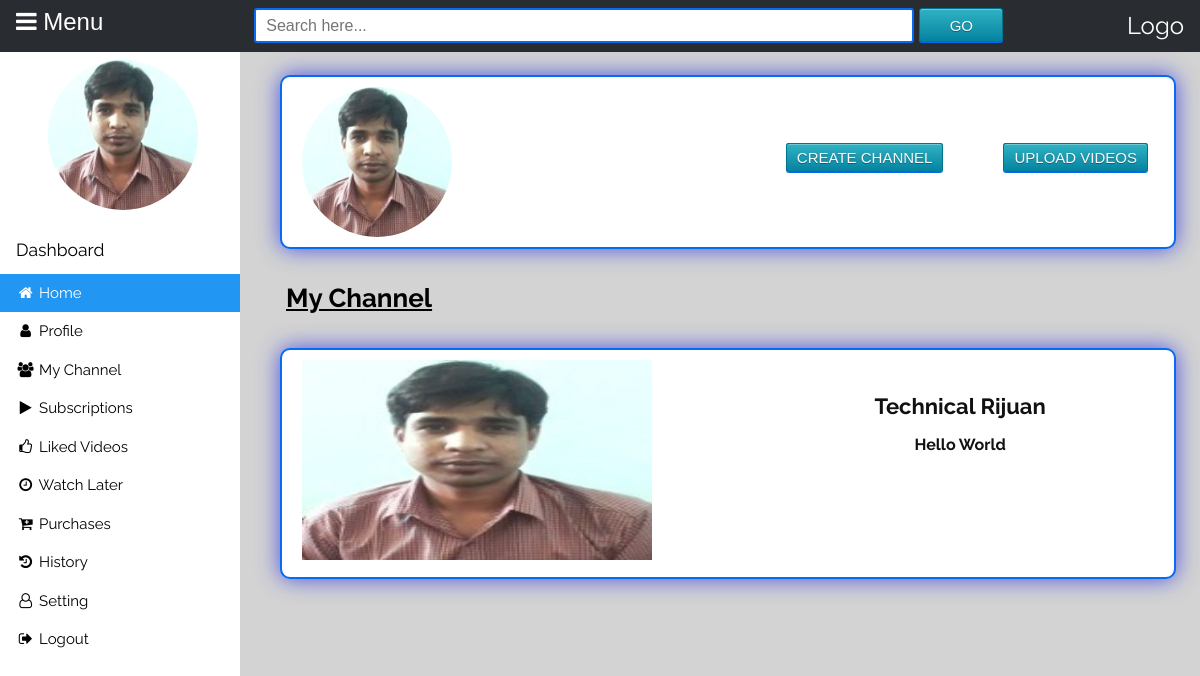
The page /mychannel/ (signed in) on the database its author committed.
### video/models.py (models this page shows, shortened)
class  userProfile(models.Model):
	uname=models.OneToOneField(User, on_delete=models.CASCADE)
	img=models.FileField()
	dob=models.DateField(null=True,blank=True)
	gender=models.CharField(max_length=30)
	city=models.CharField(max_length=30)
	country=models.CharField(max_length=30)

class Channel(models.Model):
	user=models.ForeignKey(User, on_delete=models.CASCADE)
	name=models.CharField(max_length=255)
	tag_line=models.CharField(max_length=255)
	img=models.FileField(upload_to='upload/img/')
	subscribe=models.IntegerField(default=0)
	pub_date=models.DateTimeField(default=datetime.now())

### video/views.py (the view)
# urls.py: path('mychannel/', views.myChannel, name='mychannel'),
def myChannel(request):
	new=userProfile.objects.filter(uname=request.user.id)
	post=Channel.objects.filter(user=request.user.id)
	context={'new':new, 'post':post}
	return render(request, 'mychannel.html', context)

### video/templates/mychannel.html (shortened to what this page needs)
{% extends 'base.html' %}
{% block profile %}
<div>
{% for n in new %}
	<a href="{% url 'userprofile' %}"><img src="{{ n.img.url }}" width="150" height="150" class="img-circle1"></a>
{% endfor %}
</div>
{% endblock %}
{% block content %}
{% load static %}
<div class="channel-container">
	<div class="divide">
	<div class="left-row">
	{% for p in new %}
	<img src="{{ p.img.url }}" width="150" height="150" class="img-circle">
	{% endfor %}
	</div>
	<div class="right-row">
		<div class="linkbar">
		<a href="{% url 'createchannel' %}" class="btnUser">Create Channel</a>
		</div>
		<div class="linkbar">
		<a href="{% url 'upload'%}" class="btnUser">Upload Videos</a>
		</div>
	</div>
    </div>
</div>
<div class="space">
	<label><u>My Channel</u></label>
</div>
<div class="channel-container">
	<div class="divide">
		{% for p in post %}
		<div class="left-row">
			<a href="{% url 'channel' cid=p.id %}">
		<img src="{{ p.img.url }}" width="350" height="200">
		</a>
		</div>
		<div class="right-row">
			<div class="padd-top-chname">
			<label><a href="{% url 'channel' cid=p.id %}" style="text-decoration: none; color: #111;">{{ p.name }}</a></label>
			</div>
			<div class="padd-top-tag">
				<label><a href="{% url 'channel' cid=p.id %}" style="text-decoration: none; color: #111;">{{ p.tag_line }}</a></label>
			</div>
		</div>
		{% endfor %}
	</div>
</div>
{% endblock %}

### video/static/style.css (style rules this page uses)
html { box-sizing:border-box }
*,*:before,*:after { box-sizing:inherit }
html { overflow-x:hidden }
body { background-color: lightgray; padding: 0; margin:0; line-height: 1.5; font-size: 15px; }
html,body,h1,h2,h3,h4,h5 { font-family: "Raleway", sans-serif; font-weight:400; margin:10px 0; }
.btnUser { background-color: #0483a0; background-image: -webkit-gradient(linear, left top, left bottom, from(#31b2c3), to(#0483a0)); background-image: -webkit-linear-gradient(top, #31b2c3, #0483a0); background-image: -moz-linear-gradient(top, #31b2c3, #0483a0); background-image: -ms-linear-gradient(top, #31b2c3, #0483a0); background-image: -o-linear-gradient(top, #31b2c3, #0483a0); background-image: linear-gradient(top, #31b2c3, #0483a0); border: 1px solid #00748f; -moz-border-radius: 3px; -webkit-border-radius: 3px; border-radius: 3px; -webkit-box-shadow: 0 1px 0 rgba(255, 255, 255, 0.3) inset, 0 1px 0 #076bf2; -moz-box-shadow: 0 1px 0 rgba(255, 255, 255, 0.3) inset, 0 1px 0 #076bf2; box-shadow: 0 1px 0 rgba(255, 255, 255, 0.3) inset, 0 1px 0 #076bf2; color: #fafafa; cursor: pointer; height: 34px; font: 15px Arial, Helvetica; padding: 0; text-transform: uppercase; text-shadow: 0 1px 0 rgba(0, 0 ,0, .3); width: 7%; }
.channel-container { width: 95%; margin: auto; border: 2px solid #076bf2; background-color: #fff; border-radius: 10px; -webkit-box-shadow: 0px 0px 22px 0px rgba(37, 50, 230, 0.79); -moz-box-shadow: 0px 0px 22px 0px rgba(37, 50, 230, 0.79); box-shadow: 0px 0px 22px 0px rgba(37, 50, 230, 0.79); }
.divide:before, .divide:after { content: ""; clear: both; display: table; }
.channel-container .left-row { float: left; width: 48%; padding-left: 20px; padding-top: 10px; padding-bottom: 10px; }
.channel-container .right-row { float: right; width: 48%; }
.linkbar:before, .linkbar:after { content: ""; clear: both; display: table; }
.channel-container .right-row .linkbar { float: left; margin: 70px 20px 70px 20px; }
.channel-container .right-row .linkbar a { text-decoration: none; padding: 5px 10px 5px 10px; margin-left: 20px; }
.img-circle { float: left; border-radius: 150px; }
.img-circle1 { border-radius: 150px; }
.space { padding: 30px; }
.space label { font-size: 26px; font-weight: bold; }
.padd-top-chname { margin-top: 40px; font-size: 22px; font-weight: bold; text-align: center; }
.padd-top-tag { margin-top: 10px; font-size: 16px; font-weight: bold; text-align: center; }

### rows shown on the page
userProfile: img (picture)
Channel: img (picture), name "Technical Rijuan", tag_line "Hello World"
